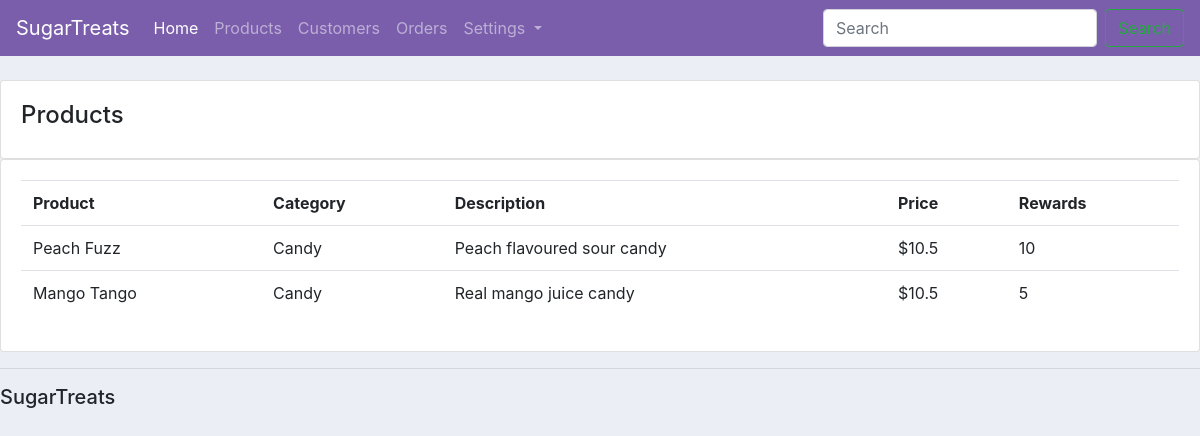
Before: /products/ with the older database file.
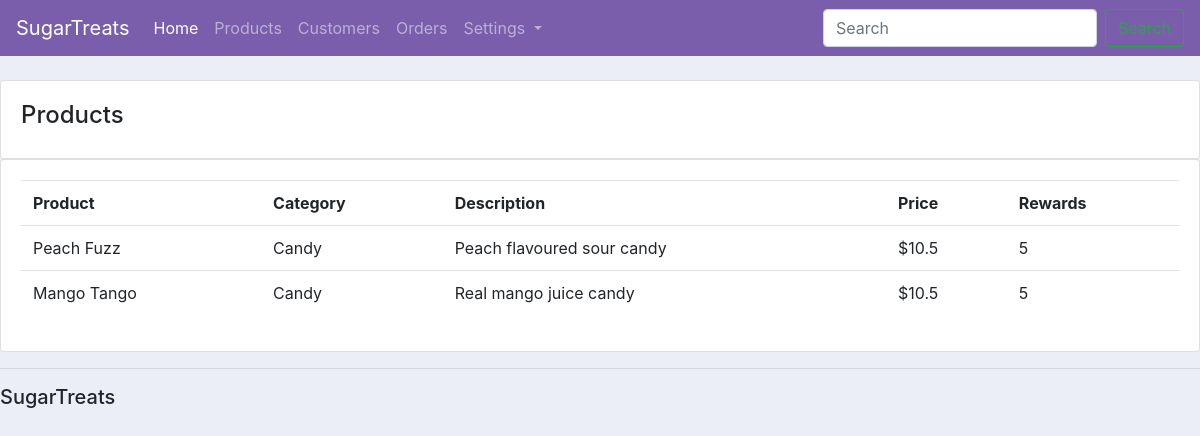
After: the same page with the newer database file.
### ecomm/models.py (models this page shows, shortened)
class Product(models.Model):
    CATEGORY = (
        ("Candy", "Candy"),
        ("Chocolate", "Chocolate"),
        ("Gift box", "Gift box"),
        ("Chocolate bar", "Chocolate bar"),
    )
    name = models.CharField(max_length=200, null=True)
    product_num = models.CharField(max_length=100, unique=True)
    description = models.CharField(max_length=200, null=True)
    category = models.CharField(max_length=200, null=True, choices = CATEGORY)
    price = models.FloatField(null = True)
    date_created=models.DateTimeField(auto_now_add=True, null=True)
    tags = models.ManyToManyField(Tag, blank = True)
    rewards = models.IntegerField(null = True)

### ecomm/views.py (the view)
# urls.py: path("products/", views.products, name = "products"),
def products(request):
    products = Product.objects.all()
    return render(request, "ecomm/products.html", {"products": products})

### ecomm/templates/ecomm/products.html
{% extends "ecomm/main.html" %}
{% block content %}
<br>
<div class = "row">
    <div class ="col-md">
        <div class = "card card-body">
            <h4>Products</h4>
        </div>
        <div class = "card card-body">
            <table class = "table">
                <tr>
                    <th>Product</th>
                    <th>Category</th>
                    <th>Description</th>
                    <th>Price</th>
                    <th>Rewards</th>
                </tr>
                {% for i in products %}
                    <tr>
                        <td>{{i.name}}</td>
                        <td>{{i.category}}</td>
                        <td>{{i.description}}</td>
                        <td>${{i.price}}</td>
                        <td>{{i.rewards}}</td>
                    </tr>
                {% endfor %}
            </table>
        </div>
    </div>
</div>
{% endblock content %}

Changed rows visible on the page:
changed Product "Peach Fuzz": rewards "10" → "5"
